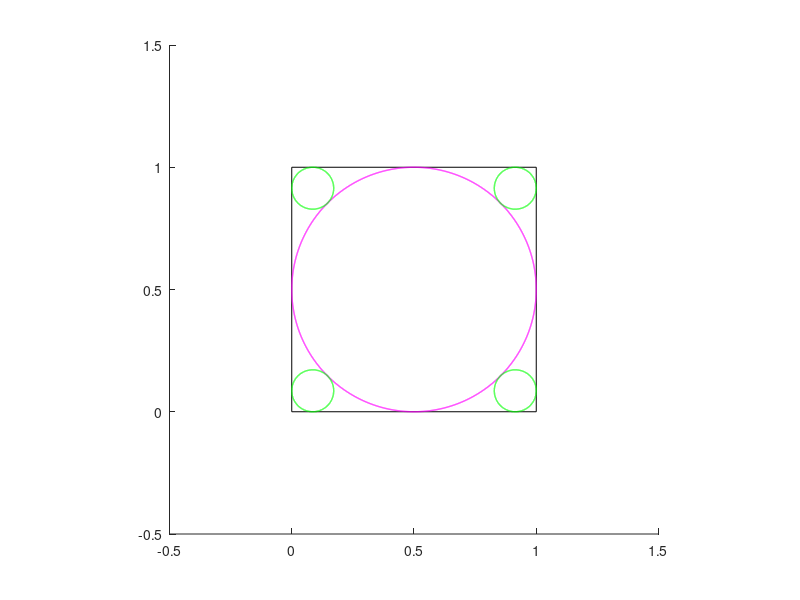

The MATLAB script that drew this image:
clear all
clc
rectangle('Position',[0 0 1 1])
axis([-0.5 1.5 -0.5 1.5])
axis equal
hold on
x=0.5;y=0.5;r=0.5;
theta=0:2*pi/3600:2*pi;
Circle1=x+r*cos(theta);
Circle2=y+r*sin(theta);
plot(Circle1,Circle2,'m','Linewidth',1);
hold on
m=1.5-sqrt(2);
x_2=m;y_2=m;r=m;
Circle1=x_2+r*cos(theta);
Circle2=y_2+r*sin(theta);
plot(Circle1,Circle2,'g','Linewidth',1);
hold on
x_3=m;y_3=1-m;r=m;
Circle1=x_3+r*cos(theta);
Circle2=y_3+r*sin(theta);
plot(Circle1,Circle2,'g','Linewidth',1);
hold on
x_4=1-m;y_4=1-m;r=m;
Circle1=x_4+r*cos(theta);
Circle2=y_4+r*sin(theta);
plot(Circle1,Circle2,'g','Linewidth',1);
hold on
x_5=1-m;y_5=m;r=m;
Circle1=x_5+r*cos(theta);
Circle2=y_5+r*sin(theta);
plot(Circle1,Circle2,'g','Linewidth',1); 
%理论上，不限制圆的数量，最大填充面积是1，也就是正方形的面积；
%只有一个圆时（m=1），最大填充面积是内切圆
%合理推测，两个圆时最大填充是内切圆加上一个和圆、正方形的两条边都相切的小圆
%以此类推，最终也可以达到填充面积为1（微积分）
%而且，这样的填充方式，小圆的面积是以指数形式缩小，可以更快地到达最大填充面积1
%但是，我没办法证明。。。只能展示一下最开始地几步，即有5个圆时的情况
hold on

